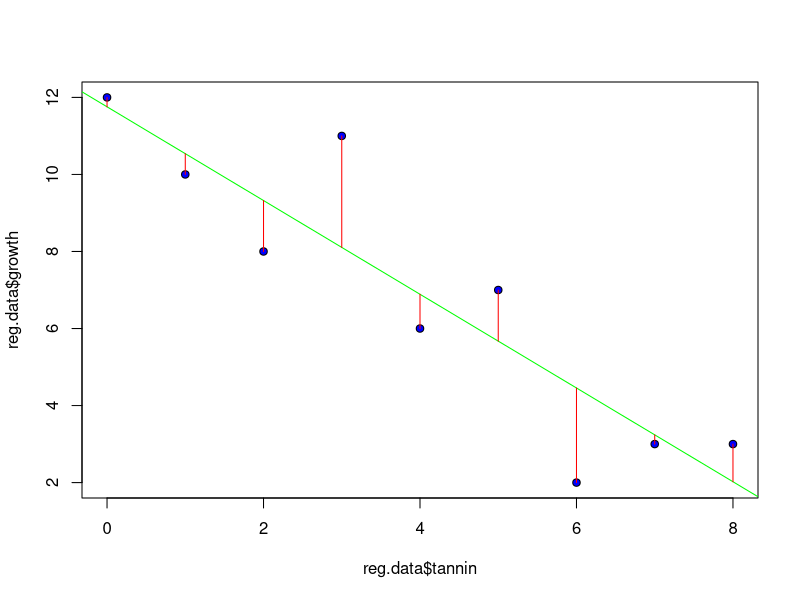

Reproduce this figure in R.
# Chapter 7 - Linear Regression

reg.data <- read.csv("./data/tannin.csv")
names(reg.data)
plot(reg.data$tannin, reg.data$growth, pch=21, bg="blue")

lm(reg.data$growth~reg.data$tannin)
abline(lm(reg.data$growth~reg.data$tannin), col="green")

(fitted <- predict(lm(reg.data$growth~reg.data$tannin)))
for (i in 1:9) {
  lines(c(reg.data$tannin[i], reg.data$tannin[i]),
        c(reg.data$growth[i], fitted[i]), col="red")
}